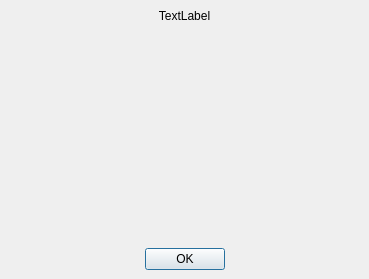
<ui version="4.0" >
 <class>Dialog</class>
 <widget class="QDialog" name="Dialog" >
  <property name="windowModality" >
   <enum>Qt::ApplicationModal</enum>
  </property>
  <property name="geometry" >
   <rect>
    <x>0</x>
    <y>0</y>
    <width>369</width>
    <height>279</height>
   </rect>
  </property>
  <property name="windowTitle" >
   <string>About Portato</string>
  </property>
  <layout class="QVBoxLayout" >
   <property name="margin" >
    <number>9</number>
   </property>
   <property name="spacing" >
    <number>6</number>
   </property>
   <item>
    <widget class="QLabel" name="label" >
     <property name="text" >
      <string>TextLabel</string>
     </property>
     <property name="alignment" >
      <set>Qt::AlignCenter</set>
     </property>
     <property name="wordWrap" >
      <bool>true</bool>
     </property>
    </widget>
   </item>
   <item>
    <spacer>
     <property name="orientation" >
      <enum>Qt::Vertical</enum>
     </property>
     <property name="sizeHint" >
      <size>
       <width>20</width>
       <height>40</height>
      </size>
     </property>
    </spacer>
   </item>
   <item>
    <widget class="QDialogButtonBox" name="buttonBox" >
     <property name="orientation" >
      <enum>Qt::Horizontal</enum>
     </property>
     <property name="standardButtons" >
      <set>QDialogButtonBox::Ok</set>
     </property>
     <property name="centerButtons" >
      <bool>true</bool>
     </property>
    </widget>
   </item>
  </layout>
 </widget>
 <resources/>
 <connections>
  <connection>
   <sender>buttonBox</sender>
   <signal>accepted()</signal>
   <receiver>Dialog</receiver>
   <slot>accept()</slot>
   <hints>
    <hint type="sourcelabel" >
     <x>174</x>
     <y>252</y>
    </hint>
    <hint type="destinationlabel" >
     <x>176</x>
     <y>197</y>
    </hint>
   </hints>
  </connection>
 </connections>
</ui>
